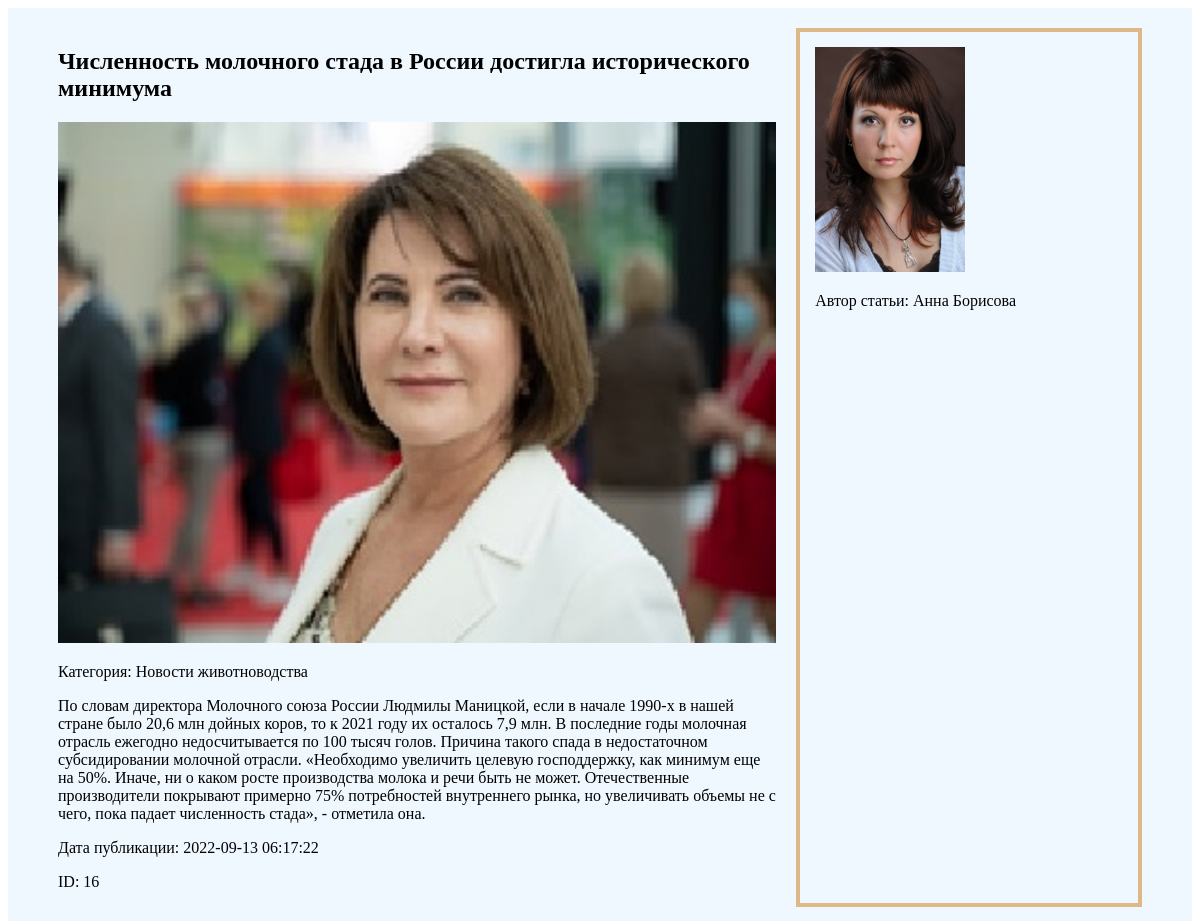
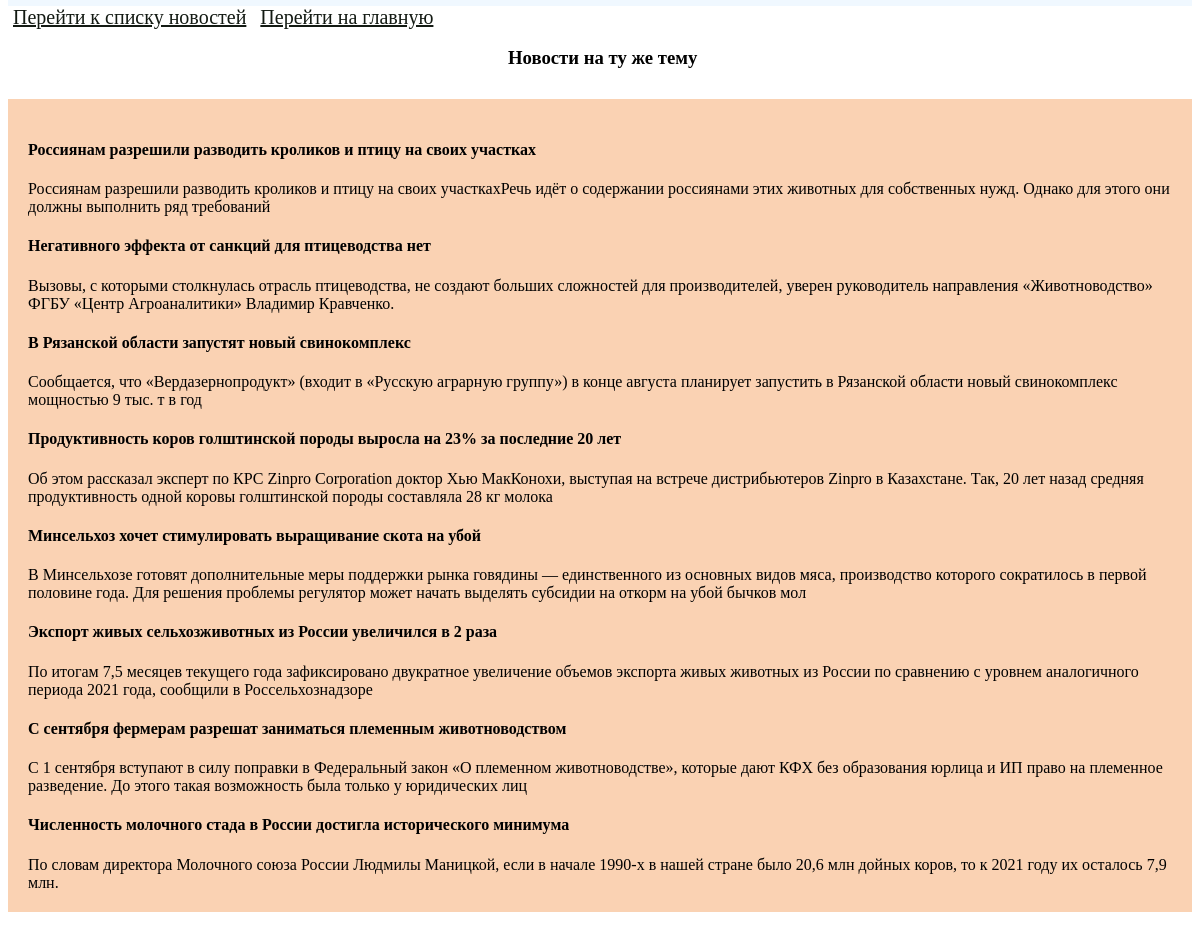
The page /news_detail.php?id=16 on the database its author committed (2 pictures, top to bottom).
### tables this page shows
CREATE TABLE `news` (
  `id` int(11) NOT NULL,
  `category` varchar(255) NOT NULL,
  `title` varchar(255) NOT NULL,
  `short_text` varchar(255) NOT NULL,
  `full_text` text NOT NULL,
  `news_image` varchar(255) NOT NULL,
  `add_date` timestamp NOT NULL DEFAULT current_timestamp(),
  `author_id` int(11) NOT NULL
);

CREATE TABLE IF NOT EXISTS `authors` (
  `id` int(11) NOT NULL,
  `first_name` varchar(255) NOT NULL,
  `last_name` varchar(255) NOT NULL,
  `avatar` varchar(255) NOT NULL
);

### news_detail.php (the view, shortened to what this page needs)
<?php
$pdo = require 'db_connect.php';
$id = (int)$_GET['id'];
$query = "SELECT news.id, category, title, full_text, news_image, add_date,
first_name, last_name, avatar
FROM news, authors
WHERE news.author_id = authors.id
AND news.id = ?";
$result = $pdo->prepare($query);
$result->execute([$id]);
$news_data = $result->fetch();
$news_data['full_text'] = str_replace("\r\n", '</p><p>', $news_data['full_text']);
$query = "SELECT * FROM news WHERE category = '$news_data[category]'";
$result = $pdo->query($query);
$category_news =$result->fetchAll();
?>
<!doctype html>
<html lang="en">
<head>
</head>
<body>
  <div class="news_block">
      <?php
      echo <<<_HTML_
              <div class="news">
<h2>$news_data[title]</h2>
<img width="200" src="$news_data[news_image]" alt="$news_data[title]">
<p><span>Категория:</span> $news_data[category]</p>
<p>$news_data[full_text]</p>
<p><span>Дата публикации:</span> $news_data[add_date]</p>
<p><span>ID:</span> $news_data[id]</p>
</div>
               <div class="author">
             <img width="100" src="$news_data[avatar]" alt="$news_data[last_name]">
              <p><span>Автор статьи:</span>  $news_data[first_name]  $news_data[last_name]</p>
               </div>
_HTML_;
      ?>
  </div>
  <div class="link">
    <a href="news.php">Перейти к списку новостей</a>
    <a href="user.php">Перейти на главную</a>
  </div>
  <h3>Новости на ту же тему</h3>
<div class="category_news ">
    <?php
    foreach ($category_news as $news_item){
        echo "<div class = 'category_news_item'>";
          echo "<h4>$news_item[title]</h4>";
        echo "$news_item[short_text]";
    }
    ?>
</div>
</body>
</html>

### news_detail.php (style rules this page uses)
.news_block { max-width: 1200px; background: aliceblue; margin: 0 auto; padding: 20px 50px; display: flex; gap: 20px; }
.link a { font-size: 20px; color: #131a13; padding: 5px; }
.news { width: 70%; }
.news img { width: 100%; }
.author { width: 30%; padding: 15px; border: 4px solid burlywood; }
.author img { width: 150px }
.category_news { max-width: 1200px; margin: 30px auto; background: #fad2b3; display: flex; justify-content: space-around; padding: 20px; }
h3 { display: block; margin-left: 500px; }

### rows shown on the page
news: title "Численность молочного стада в России достигла исторического минимума", news_image (picture), category "Новости животноводства", full_text "По словам директора Молочного союза России Людмилы Маницкой, если в начале 1990-х в нашей стране было 20,6 млн дойных коров, то к 2021 году их осталось 7,9 млн. В последние годы молочная отрасль ежегодно недосчитывается по 100 тысяч голов. Причина такого спада в недостаточном субсидировании молочной отрасли. «Необходимо увеличить целевую господдержку, как минимум еще на 50%. Иначе, ни о каком росте производства молока и речи быть не может. Отечественные производители покрывают примерно 75% потребностей внутреннего рынка, но увеличивать объемы не с чего, пока падает численность стада», - отметила она.", add_date "2022-09-13 06:17:22", id "16", author.avatar (picture), author.first_name "Анна", author.last_name "Борисова", short_text "По словам директора Молочного союза России Людмилы Маницкой, если в начале 1990-х в нашей стране было 20,6 млн дойных коров, то к 2021 году их осталось 7,9 млн."
news: title "Россиянам разрешили разводить кроликов и птицу на своих участках", short_text "Россиянам разрешили разводить кроликов и птицу на своих участкахРечь идёт о содержании россиянами этих животных для собственных нужд. Однако для этого они должны выполнить ряд требований"
news: title "Негативного эффекта от санкций для птицеводства нет", short_text "Вызовы, с которыми столкнулась отрасль птицеводства, не создают больших сложностей для производителей, уверен руководитель направления «Животноводство» ФГБУ «Центр Агроаналитики» Владимир Кравченко."
news: title "В Рязанской области запустят новый свинокомплекс", short_text "Сообщается, что «Вердазернопродукт» (входит в «Русскую аграрную группу») в конце августа планирует запустить в Рязанской области новый свинокомплекс мощностью 9 тыс. т в год"
news: title "Продуктивность коров голштинской породы выросла на 23% за последние 20 лет", short_text "Об этом рассказал эксперт по КРС Zinpro Corporation доктор Хью МакКонохи, выступая на встрече дистрибьютеров Zinpro в Казахстане. Так, 20 лет назад средняя продуктивность одной коровы голштинской породы составляла 28 кг молока"
news: title "Минсельхоз хочет стимулировать выращивание скота на убой", short_text "В Минсельхозе готовят дополнительные меры поддержки рынка говядины — единственного из основных видов мяса, производство которого сократилось в первой половине года. Для решения проблемы регулятор может начать выделять субсидии на откорм на убой бычков мол"
news: title "Экспорт живых сельхозживотных из России увеличился в 2 раза", short_text "По итогам 7,5 месяцев текущего года зафиксировано двукратное увеличение объемов экспорта живых животных из России по сравнению с уровнем аналогичного периода 2021 года, сообщили в Россельхознадзоре"
news: title "С сентября фермерам разрешат заниматься племенным животноводством", short_text "С 1 сентября вступают в силу поправки в Федеральный закон «О племенном животноводстве», которые дают КФХ без образования юрлица и ИП право на племенное разведение. До этого такая возможность была только у юридических лиц"
